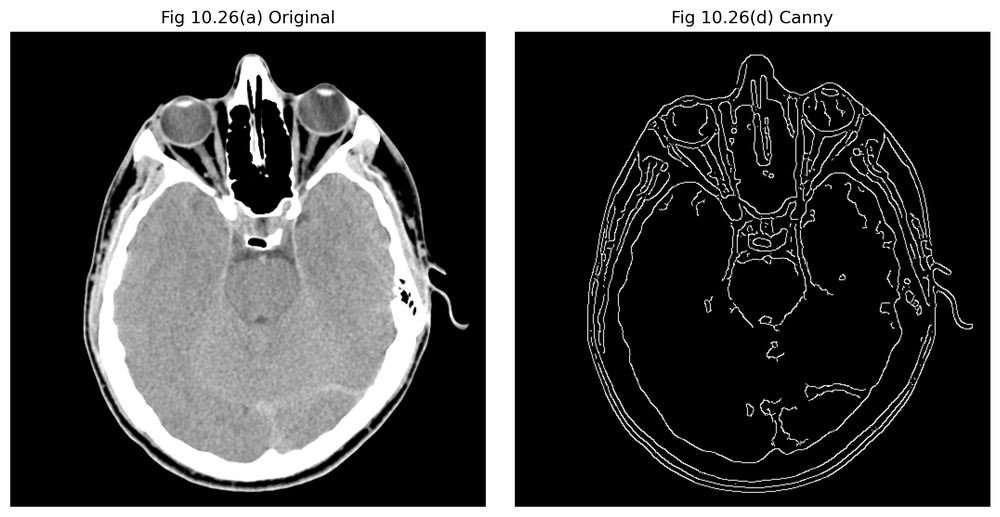
#> input picture results/chapter10/canny_edge_detection.png, 1000 x 517 px, shrunk from 2929 x 1515 before the run
$ python canny_edge_detection.py --input ../../results/chapter10/canny_edge_detection.png
#> lines starting #> are read from the running program, lines starting #| are printed output that depends on the picture
### src/common.py
"""
Shared I/O and visualization helpers for the image-processing examples.
"""

from __future__ import annotations

from pathlib import Path

import cv2
import matplotlib.pyplot as plt
import numpy as np


PROJECT_ROOT = Path(__file__).resolve().parents[1]


def load_grayscale(path):
    """Load an image as 8-bit grayscale."""

    path = Path(path)

    if not path.exists():
        raise FileNotFoundError(f"Input image not found: {path}")

    image = cv2.imread(
        str(path),
        cv2.IMREAD_GRAYSCALE,
    )
#> image is the input picture: shape (517, 1000); min 0, max 255, mean 71.6

    if image is None:
        raise ValueError(
            f"OpenCV could not read the input image: {path}"
        )

    return image


# [22 lines left out: function normalize_to_uint8, not called in this run]


def default_output_path(chapter, filename):
    """Return the default generated-output path."""

    return PROJECT_ROOT / "outputs" / chapter / filename


def save_comparison(
    original,
    processed,
    output_path,
    processed_title,
    original_title="Input",
):
    """Save a side-by-side grayscale comparison figure."""

    output_path = Path(output_path)
    output_path.parent.mkdir(
        parents=True,
        exist_ok=True,
    )

    figure = plt.figure(
        figsize=(10, 5)
    )

    axis_original = figure.add_subplot(
        1, 2, 1
    )
    axis_original.imshow(
        original,
        cmap="gray",
        vmin=0,
        vmax=255,
    )
    axis_original.set_title(
        original_title
    )
    axis_original.axis("off")

    axis_processed = figure.add_subplot(
        1, 2, 2
    )
    axis_processed.imshow(
        processed,
        cmap="gray",
        vmin=0,
        vmax=255,
    )
    axis_processed.set_title(
        processed_title
    )
    axis_processed.axis("off")

    figure.tight_layout()
    figure.savefig(
        output_path,
        dpi=200,
        bbox_inches="tight",
    )
    plt.close(figure)

    return output_path

### src/chapter10_segmentation/canny_edge_detection.py
from __future__ import annotations

import argparse
import sys
from pathlib import Path

import cv2
import numpy as np

PROJECT_ROOT = Path(__file__).resolve().parents[2]
if str(PROJECT_ROOT) not in sys.path:
    sys.path.insert(0, str(PROJECT_ROOT))

from src.common import (
    default_output_path,
    load_grayscale,
    normalize_to_uint8,
    save_comparison,
)


def canny_edge_detection(
    image,
    sigma=2.0,
    kernel_size=13,
    low_threshold=0.05,
    high_threshold=0.15,
):
#> called with sigma = 2, kernel_size = 13, low_threshold = 0.05, high_threshold = 0.15
    sigma = float(sigma)
    kernel_size = int(kernel_size)
    low_threshold = float(low_threshold)
    high_threshold = float(high_threshold)

    if sigma <= 0:
        raise ValueError("sigma must be greater than zero.")

    if kernel_size <= 1 or kernel_size % 2 == 0:
        raise ValueError(
            "kernel_size must be an odd integer greater than 1."
        )

    if not (
        0 <= low_threshold < high_threshold <= 1
    ):
        raise ValueError(
            "Threshold fractions must satisfy "
            "0 <= low < high <= 1."
        )

    blurred = cv2.GaussianBlur(
        image,
        (kernel_size, kernel_size),
        sigma,
    )
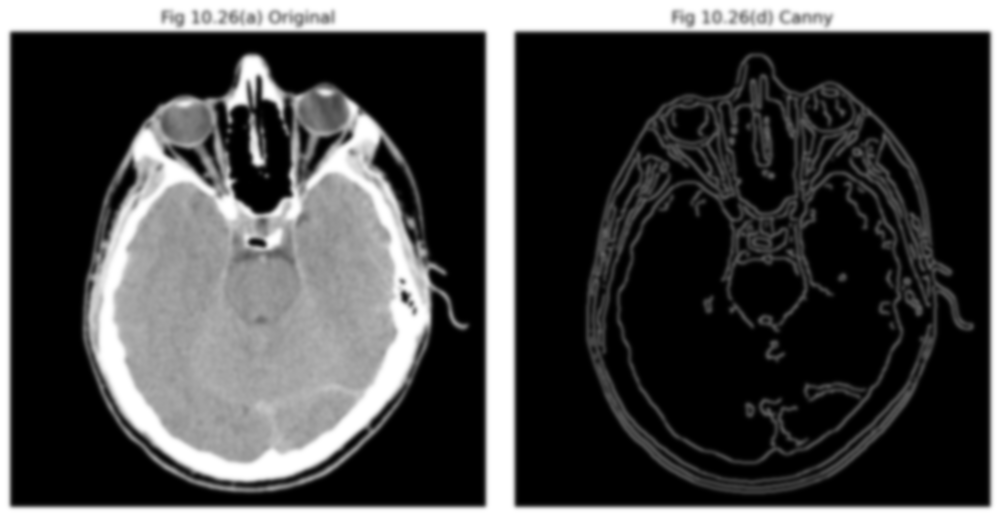
#> blurred: shape (517, 1000); min 0, max 255, mean 71.6

    low_value = int(
        round(low_threshold * 255)
    )
    high_value = int(
        round(high_threshold * 255)
    )

    return cv2.Canny(
        blurred,
        low_value,
        high_value,
        L2gradient=True,
    )
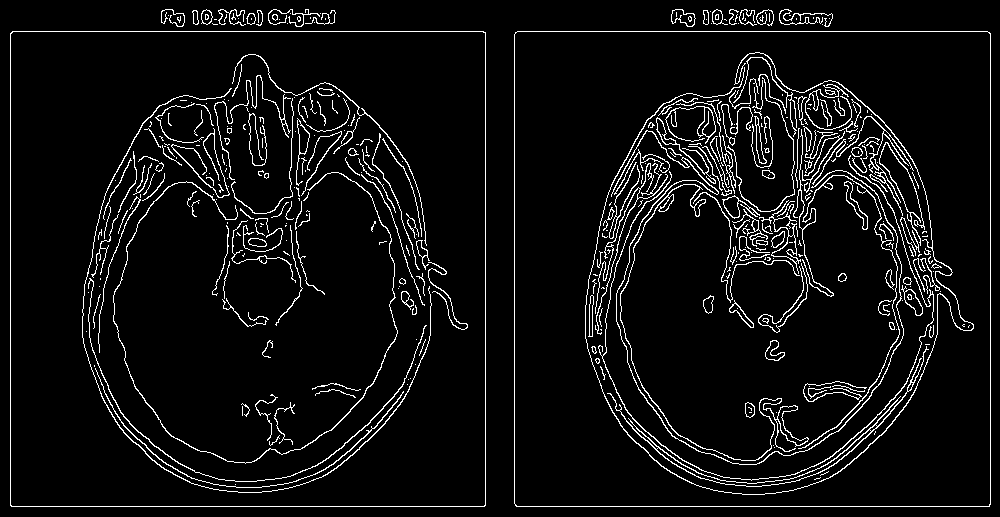
#> returned value: shape (517, 1000); 6% white in thin lines or dots


def main():
    parser = argparse.ArgumentParser(
        description="Apply Gaussian smoothing followed by Canny edge detection."
    )
    parser.add_argument("--input", required=True)
    parser.add_argument("--sigma", type=float, default=2.0)
    parser.add_argument(
        "--kernel-size",
        type=int,
        default=13,
    )
    parser.add_argument(
        "--low-threshold",
        type=float,
        default=0.05,
        help="Fraction of the 8-bit range.",
    )
    parser.add_argument(
        "--high-threshold",
        type=float,
        default=0.15,
        help="Fraction of the 8-bit range.",
    )
    parser.add_argument(
        "--output",
        default=str(
            default_output_path(
                "chapter10",
                "canny_edge_detection.png",
            )
        ),
    )
    args = parser.parse_args()

    image = load_grayscale(args.input)
    result = canny_edge_detection(
        image,
        sigma=args.sigma,
        kernel_size=args.kernel_size,
        low_threshold=args.low_threshold,
        high_threshold=args.high_threshold,
    )

    output = save_comparison(
        image,
        result,
        args.output,
        "Canny Edge Detection",
    )
#> in save_comparison, `figure.savefig( output_path, dpi=200, bbox_inches="tight", )`:
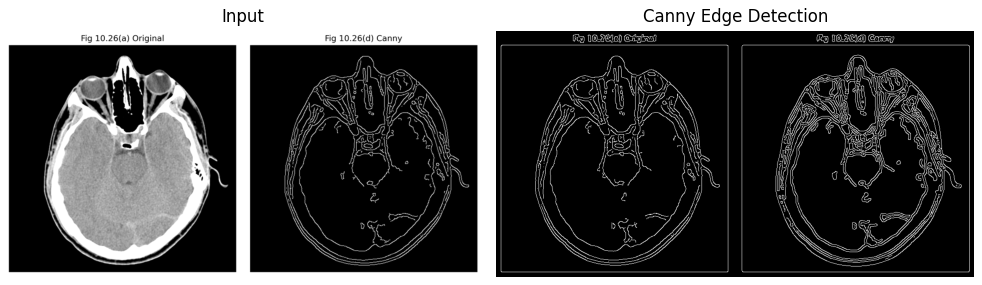
#> figure drawn by matplotlib, 2 panels
    print(f"Saved: {output}")
#| Saved: outputs/chapter10/canny_edge_detection.png


if __name__ == "__main__":
    main()
